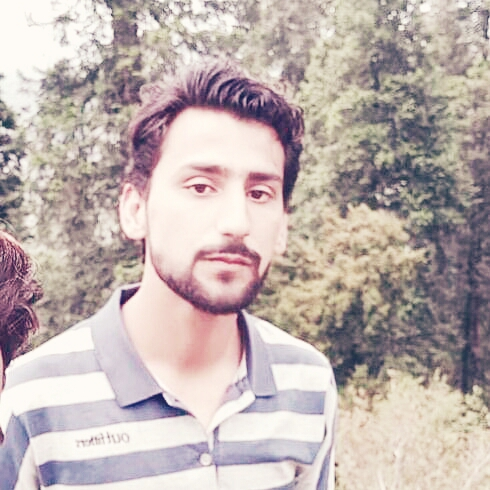
#> input picture 09_Open_CV/resourses/usman.jpg, 490 x 490 px
$ python 05-chapter_5.py
#> lines starting #> are read from the running program, lines starting #| are printed output that depends on the picture; after the words box and inside, x2 and y2 are one past the last pixel; in counts of white or black regions, pixels touching at a corner belong together
#  image saving an image writing images
import cv2 as cv
from cv2 import imwrite
from matplotlib import image

img=cv.imread("resourses/usman.jpg")
#> img is the input picture: shape (490, 490, 3); mean B, G, R 175.3, 177.9, 191.3
gray=cv.cvtColor(img,cv.COLOR_BGR2GRAY)
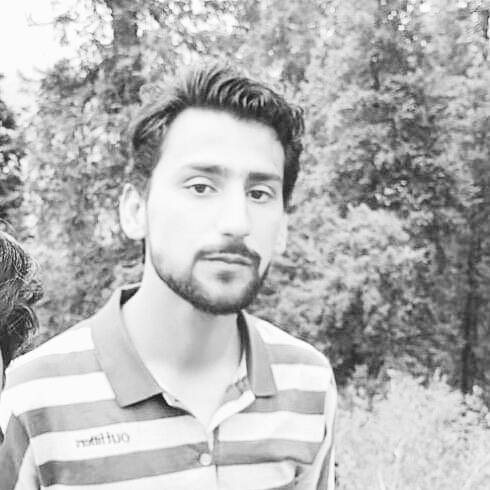
#> gray: shape (490, 490); min 28, max 253, mean 181.6
(thresh, binary)=cv.threshold(gray,127,255,cv.THRESH_BINARY)
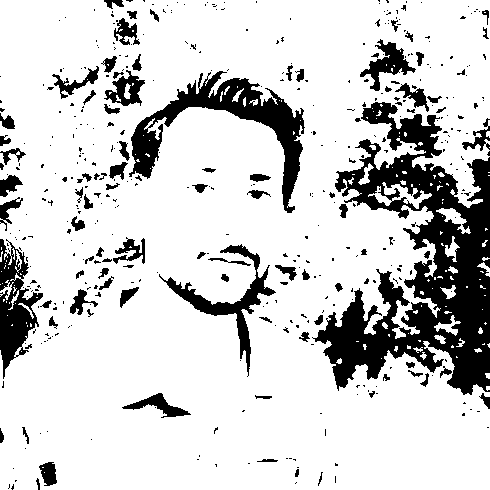
#> binary: shape (490, 490); 81.4% white; 450 black regions (358 under 20 px), largest, box (x1, y1, x2, y2) and area: (312, 102, 490, 395) 22470, (129, 71, 305, 213) 6098, (0, 239, 43, 379) 2733

binary=cv.resize(binary,(100,500))
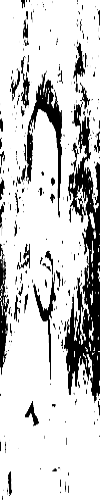
#> binary: shape (500, 100); min 0, max 255, mean 207.4

imwrite('resourses/image_gray.jpg',gray)
imwrite('resourses/image_bw.jpg',binary)

# cv.waitKey(0)
# cv.destroyAllWindows()
